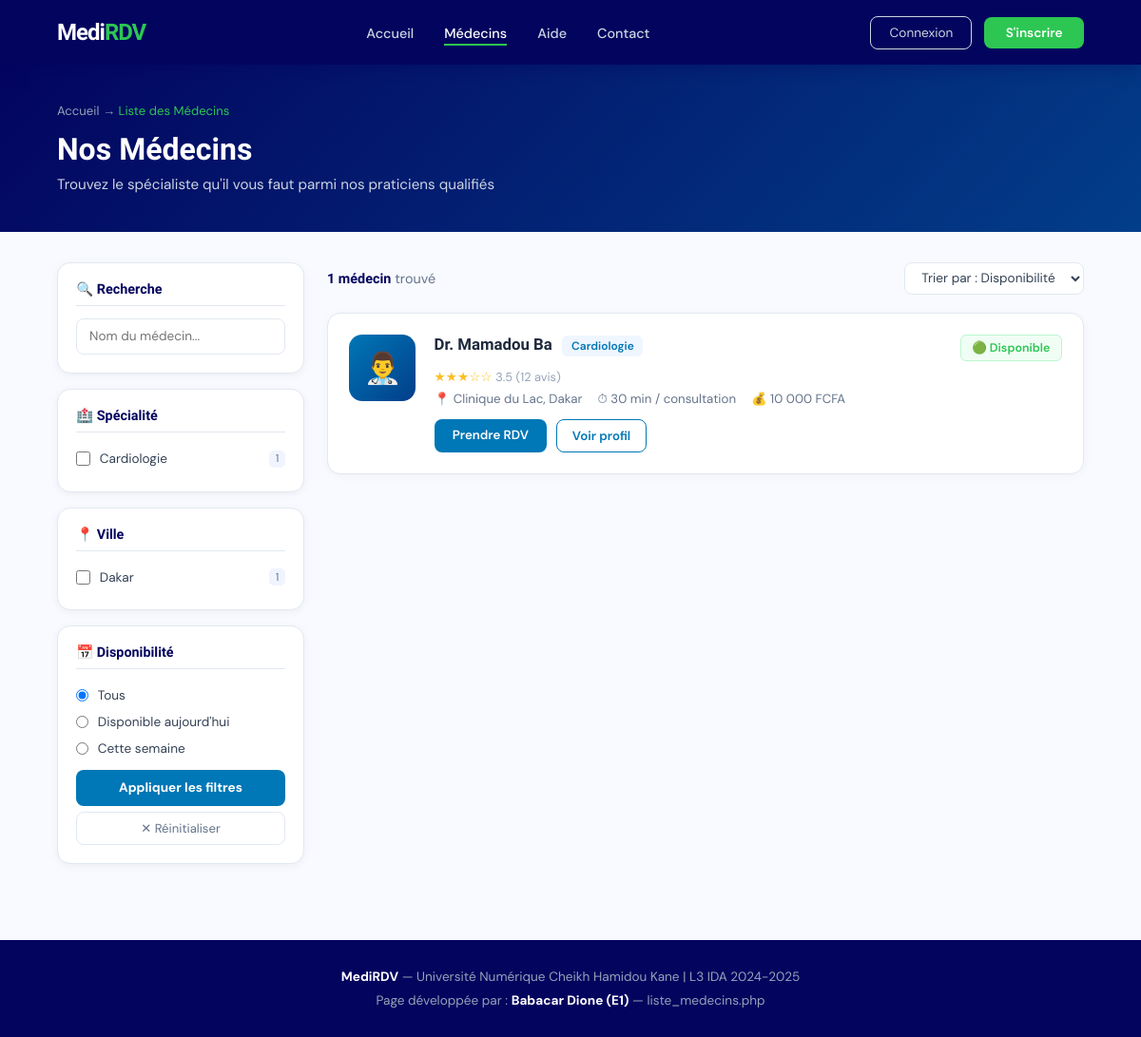
The app's page /pages/liste_medecins.php with its own data.
### tables this page shows
CREATE TABLE IF NOT EXISTS `medecins` (
  `id` int NOT NULL AUTO_INCREMENT,
  `nom` varchar(100) NOT NULL,
  `prenom` varchar(100) NOT NULL,
  `email` varchar(150) NOT NULL,
  `mot_de_passe` varchar(255) NOT NULL,
  `specialite` varchar(100) NOT NULL,
  `num_ordre` varchar(50) NOT NULL,
  `cabinet` varchar(200) NOT NULL,
  `ville` varchar(100) NOT NULL,
  `telephone` varchar(20) DEFAULT NULL,
  `photo` varchar(255) DEFAULT NULL,
  `biographie` text,
  `statut` enum('en_attente','valide','refuse','suspendu') DEFAULT 'en_attente',
  `date_inscription` timestamp NULL DEFAULT CURRENT_TIMESTAMP,
  PRIMARY KEY (`id`),
  UNIQUE KEY `email` (`email`),
  UNIQUE KEY `num_ordre` (`num_ordre`)
);

### includes/fonctions.php (called while the page is built, shortened)
<?php
function isLoggedIn() { return isset($_SESSION['user_id']); }
?>

### pages/liste_medecins.php (the view, shortened to what this page needs)
<?php
require_once __DIR__ . '/../includes/connexion.php';
require_once __DIR__ . '/../includes/fonctions.php';
$jours_fr = [
    'monday'    => 'lundi',
    'tuesday'   => 'mardi',
    'wednesday' => 'mercredi',
    'thursday'  => 'jeudi',
    'friday'    => 'vendredi',
    'saturday'  => 'samedi',
    'sunday'    => 'dimanche',
];
$today_fr    = $jours_fr[strtolower(date('l'))] ?? '';
$tomorrow_fr = $jours_fr[strtolower(date('l', strtotime('+1 day')))] ?? '';
$stmt = $pdo->query("SELECT specialite, COUNT(*) as nb FROM medecins WHERE statut='valide' GROUP BY specialite ORDER BY specialite");
$specs_count = $stmt->fetchAll(PDO::FETCH_ASSOC);
$stmt = $pdo->query("SELECT ville, COUNT(*) as nb FROM medecins WHERE statut='valide' GROUP BY ville ORDER BY ville");
$villes_count = $stmt->fetchAll(PDO::FETCH_ASSOC);
$filtre_nom       = trim($_GET['nom']        ?? '');
$filtre_specs     = isset($_GET['specialite']) && is_array($_GET['specialite']) ? $_GET['specialite'] : [];
$filtre_villes    = isset($_GET['ville'])     && is_array($_GET['ville'])     ? $_GET['ville']     : [];
$filtre_dispo     = $_GET['dispo']   ?? '';
$tri              = $_GET['tri']     ?? 'dispo';
$par_page = 8;
$page_courante = max(1, (int)($_GET['page'] ?? 1));
$offset = ($page_courante - 1) * $par_page;
$dispo_params = [':today' => $today_fr, ':tomorrow' => $tomorrow_fr];
$where  = ["m.statut = 'valide'"];
$where_sql = implode(' AND ', $where);
$order_sql = match($tri) {
    'note' => 'nb_rdv DESC, dispo_today DESC',
    'nom'  => 'm.nom ASC, m.prenom ASC',
    default => 'dispo_today DESC, dispo_tomorrow DESC, nb_rdv DESC',
};
$sql_count = "SELECT COUNT(DISTINCT m.id) FROM medecins m WHERE $where_sql";
$stmt = $pdo->prepare($sql_count);
$stmt->execute();
$total       = (int) $stmt->fetchColumn();
$sql = "
    SELECT
        m.id, m.nom, m.prenom, m.specialite, m.cabinet, m.ville, m.photo, m.biographie,
        MAX(CASE WHEN d.jour_semaine = :today    AND d.actif=1 THEN 1 ELSE 0 END) AS dispo_today,
        MAX(CASE WHEN d.jour_semaine = :tomorrow AND d.actif=1 THEN 1 ELSE 0 END) AS dispo_tomorrow,
        COUNT(DISTINCT r.id) AS nb_rdv
    FROM medecins m
    LEFT JOIN disponibilites d ON d.id_medecin = m.id
    LEFT JOIN rendezvous r ON r.id_medecin = m.id AND r.statut IN ('confirme','termine')
    WHERE $where_sql
    GROUP BY m.id
    ORDER BY $order_sql
    LIMIT :limit OFFSET :offset
";
$stmt = $pdo->prepare($sql);
foreach ($dispo_params as $k => $v) $stmt->bindValue($k, $v);
$stmt->bindValue(':limit',  $par_page, PDO::PARAM_INT);
$stmt->bindValue(':offset', $offset,   PDO::PARAM_INT);
$stmt->execute();
$medecins = $stmt->fetchAll(PDO::FETCH_ASSOC);
$couleurs = [
    'Cardiologie'   => ['grad'=>'linear-gradient(135deg,#0077B6,#023E8A)','badge_bg'=>'#EFF6FF','badge_c'=>'#0077B6','btn'=>'#0077B6'],
    'Pediatrie'     => ['grad'=>'linear-gradient(135deg,#7209B7,#B5179E)','badge_bg'=>'#FDF4FF','badge_c'=>'#7209B7','btn'=>'#7209B7'],
    'Dermatologie'  => ['grad'=>'linear-gradient(135deg,#F77F00,#D62828)','badge_bg'=>'#FFF7ED','badge_c'=>'#F77F00','btn'=>'#F77F00'],
    'Gynecologie'   => ['grad'=>'linear-gradient(135deg,#006D77,#2DC653)','badge_bg'=>'#F0FDF4','badge_c'=>'#2DC653','btn'=>'#006D77'],
    'Neurologie'    => ['grad'=>'linear-gradient(135deg,#3A0CA3,#7B2FBE)','badge_bg'=>'#EEF0FF','badge_c'=>'#3A0CA3','btn'=>'#3A0CA3'],
    'Ophtalmologie' => ['grad'=>'linear-gradient(135deg,#0096C7,#48CAE4)','badge_bg'=>'#E0F7FA','badge_c'=>'#0096C7','btn'=>'#0096C7'],
    'Stomatologie'  => ['grad'=>'linear-gradient(135deg,#E63946,#C1121F)','badge_bg'=>'#FFF0F0','badge_c'=>'#E63946','btn'=>'#E63946'],
    'default'       => ['grad'=>'linear-gradient(135deg,#0077B6,#023E8A)','badge_bg'=>'#EFF6FF','badge_c'=>'#0077B6','btn'=>'#0077B6'],
];
$tarifs = ['Cardiologie'=>'10 000','Pediatrie'=>'8 000','Dermatologie'=>'12 000','Gynecologie'=>'9 000','Neurologie'=>'15 000','Ophtalmologie'=>'10 000','Stomatologie'=>'7 000','default'=>'10 000'];
function getCouleur($spec, $c){ return $c[$spec] ?? $c['default']; }
function getTarif($spec, $t){ return $t[$spec] ?? $t['default']; }
$notif_count = 0;
?>
<!DOCTYPE html>
<html lang="fr">
<head>
</head>
<body>
<nav>
  <a href="../index.php" class="nav-logo">Medi<span>RDV</span></a>
  <ul class="nav-links" id="navLinks">
    <li><a href="../index.php">Accueil</a></li>
    <li><a href="liste_medecins.php" class="active">Médecins</a></li>
    <li><a href="aide.php">Aide</a></li>
    <li><a href="contact.php">Contact</a></li>
  </ul>
  <div class="nav-btns">
    <?php if (isLoggedIn()):
      $profil_url = match(getRole()) { 'medecin'=>'profil_medecin.php','admin'=>'dashboard_admin.php',default=>'profil_patient.php' };
    ?>
      <a href="notifications.php" class="btn-outline">
        🔔<?php if($notif_count>0): ?><span class="notif-badge"><?=$notif_count?></span><?php endif;?>
      </a>
      <a href="<?=$profil_url?>" class="btn-primary">👤 <?=htmlspecialchars($_SESSION['prenom']??'Espace')?></a>
    <?php else: ?>
      <a href="login.php" class="btn-outline">Connexion</a>
      <a href="register_patient.php" class="btn-primary">S'inscrire</a>
    <?php endif; ?>
  </div>
</nav>
<div class="page-header">
  <div class="breadcrumb">
    <a href="../index.php">Accueil</a> → <span>Liste des Médecins</span>
  </div>
  <h1>Nos Médecins</h1>
  <p>Trouvez le spécialiste qu'il vous faut parmi nos praticiens qualifiés</p>
</div>
<div class="main-layout">
  <aside class="sidebar" id="sidebar">
    <form method="GET" action="liste_medecins.php" id="filterForm">
      <div class="filter-card">
        <h4>🔍 Recherche</h4>
        <input type="text" name="nom" class="filter-input"
               placeholder="Nom du médecin..."
               value="<?=htmlspecialchars($filtre_nom)?>">
      </div>
      <div class="filter-card">
        <h4>🏥 Spécialité</h4>
        <?php foreach ($specs_count as $sc): ?>
        <div class="filter-option">
          <input type="checkbox" name="specialite[]"
                 id="spec_<?=md5($sc['specialite'])?>"
                 value="<?=htmlspecialchars($sc['specialite'])?>"
                 <?=in_array($sc['specialite'],$filtre_specs)?'checked':''?>>
          <label for="spec_<?=md5($sc['specialite'])?>"><?=htmlspecialchars($sc['specialite'])?></label>
          <span class="count"><?=$sc['nb']?></span>
        </div>
        <?php endforeach; ?>
      </div>
      <div class="filter-card">
        <h4>📍 Ville</h4>
        <?php foreach ($villes_count as $vc): ?>
        <div class="filter-option">
          <input type="checkbox" name="ville[]"
                 id="ville_<?=md5($vc['ville'])?>"
                 value="<?=htmlspecialchars($vc['ville'])?>"
                 <?=in_array($vc['ville'],$filtre_villes)?'checked':''?>>
          <label for="ville_<?=md5($vc['ville'])?>"><?=htmlspecialchars($vc['ville'])?></label>
          <span class="count"><?=$vc['nb']?></span>
        </div>
        <?php endforeach; ?>
      </div>
      <div class="filter-card">
        <h4>📅 Disponibilité</h4>
        <div class="filter-option">
          <input type="radio" name="dispo" id="d0" value="" <?=$filtre_dispo===''?'checked':''?>>
          <label for="d0">Tous</label>
        </div>
        <div class="filter-option">
          <input type="radio" name="dispo" id="d1" value="today" <?=$filtre_dispo==='today'?'checked':''?>>
          <label for="d1">Disponible aujourd'hui</label>
        </div>
        <div class="filter-option">
          <input type="radio" name="dispo" id="d2" value="week" <?=$filtre_dispo==='week'?'checked':''?>>
          <label for="d2">Cette semaine</label>
        </div>
        <button type="submit" class="filter-btn">Appliquer les filtres</button>
        <a href="liste_medecins.php" class="reset-link">✕ Réinitialiser</a>
      </div>
    </form>
  </aside>
  <div class="results">
    <div class="results-header">
      <div class="results-count">
        <strong><?=$total?> médecin<?=$total>1?'s':''?></strong> trouvé<?=$total>1?'s':''?>
      </div>
      <select class="sort-select" onchange="changeTri(this.value)">
        <option value="dispo" <?=$tri==='dispo'?'selected':''?>>Trier par : Disponibilité</option>
      </select>
    </div>
    <?php if (empty($medecins)): ?>
      <div class="empty-state">
        <p style="font-size:2.5rem;margin-bottom:1rem">🔍</p>
        <h4>Aucun médecin trouvé</h4>
        <p>Essayez d'autres critères ou <a href="liste_medecins.php" style="color:var(--blue)">réinitialisez les filtres</a>.</p>
      </div>
    <?php else: ?>
      <?php foreach ($medecins as $i => $m):
        $c      = getCouleur($m['specialite'], $couleurs);
        $tarif  = getTarif($m['specialite'], $tarifs);
        $avatar = ($i % 2 === 0) ? '👨‍⚕️' : '👩‍⚕️';
        $stars  = min(5, max(3, 3 + floor($m['nb_rdv'] / 10)));
        $stars_html = str_repeat('★',$stars).str_repeat('☆',5-$stars);
        $nb_avis = max(5, $m['nb_rdv'] + rand(3,20));
        $note    = number_format(3.5 + ($stars - 3) * 0.5, 1);
        $duree   = ($m['specialite']==='Pediatrie') ? 20 : (($m['specialite']==='Dermatologie') ? 25 : 30);
        if ($m['dispo_today']) {
          $dispo_class = 'dispo-today'; $dispo_txt = '🟢 Disponible';
        } elseif ($m['dispo_tomorrow']) {
          $dispo_class = 'dispo-tomorrow'; $dispo_txt = '🟡 Demain';
        } else {
          $dispo_class = 'dispo-none'; $dispo_txt = '⚪ Sur RDV';
        }
      ?>
      <div class="doctor-card"
           onclick="window.location='detail_medecin.php?id=<?=$m['id']?>'">
        <div class="doctor-avatar" style="background:<?=$c['grad']?>">
          <?php if(!empty($m['photo']) && file_exists(__DIR__.'/../assets/img/'.$m['photo'])): ?>
            <img src="../assets/img/<?=htmlspecialchars($m['photo'])?>"
                 alt="Dr. <?=htmlspecialchars($m['nom'])?>">
          <?php else: ?>
            <?=$avatar?>
          <?php endif; ?>
        </div>
        <div class="doc-main">
          <div class="doc-top">
            <div>
              <span class="doc-name">Dr. <?=htmlspecialchars($m['prenom'].' '.$m['nom'])?></span>
              <span class="doc-spec"
                    style="background:<?=$c['badge_bg']?>;color:<?=$c['badge_c']?>">
                <?=htmlspecialchars($m['specialite'])?>
              </span>
            </div>
            <span class="dispo-badge <?=$dispo_class?>"><?=$dispo_txt?></span>
          </div>
          <div class="doc-stars">
            <?=$stars_html?>
            <span style="color:#94A3B8;font-size:.8rem">
              <?=$note?> (<?=$nb_avis?> avis)
            </span>
          </div>
          <div class="doc-info">
            <span>📍 <?=htmlspecialchars($m['cabinet'].', '.$m['ville'])?></span>
            <span>⏱ <?=$duree?> min / consultation</span>
            <span>💰 <?=$tarif?> FCFA</span>
          </div>
          <div class="doc-actions" onclick="event.stopPropagation()">
            <?php if (isLoggedIn()): ?>
              <a href="prendre_rdv.php?medecin=<?=$m['id']?>"
                 class="btn-rdv"
                 style="background:<?=$c['btn']?>">Prendre RDV</a>
            <?php else: ?>
              <a href="login.php?redirect=prendre_rdv.php?medecin=<?=$m['id']?>"
                 class="btn-rdv"
                 style="background:<?=$c['btn']?>">Prendre RDV</a>
            <?php endif; ?>
            <a href="detail_medecin.php?id=<?=$m['id']?>"
               class="btn-profil"
               style="color:<?=$c['btn']?>;border-color:<?=$c['btn']?>">Voir profil</a>
          </div>
        </div>
      </div>
      <?php endforeach; ?>
    <?php endif; ?>
  </div>
</div>
<footer>
  <p><strong>MediRDV</strong> — Université Numérique Cheikh Hamidou Kane | L3 IDA 2024-2025</p>
  <p style="margin-top:.5rem">Page développée par : <strong>Babacar Dione (E1)</strong> — liste_medecins.php</p>
</footer>
</body>
</html>

### records on screen
medecins: avatar "👨‍⚕️", prenom+nom "Mamadou Ba", specialite "Cardiologie", dispo_txt "🟢 Disponible", stars_html "★★★☆☆", note "3.5", cabinet+ville "Clinique du Lac, Dakar", specialite "30", specialite "10 000"

### other values on screen
$sc['specialite'] "Cardiologie"
$sc['nb'] "1"
$vc['ville'] "Dakar"
$vc['nb'] "1"
$total "1"
